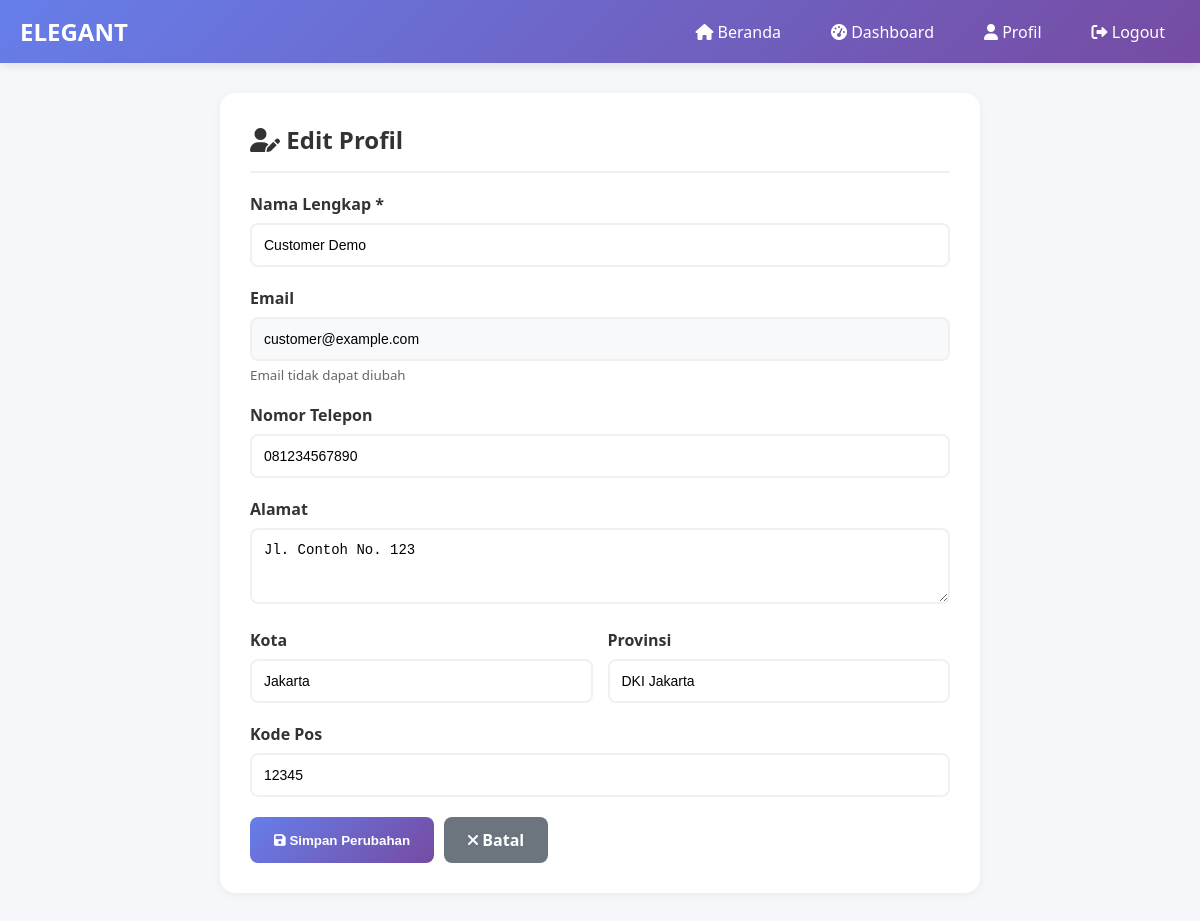
Page /customer/profile.php (signed in) on the committed database.
### tables this page shows
CREATE TABLE customers (
    id INT AUTO_INCREMENT PRIMARY KEY,
    name VARCHAR(100) NOT NULL,
    email VARCHAR(100) UNIQUE NOT NULL,
    phone VARCHAR(20),
    password VARCHAR(255),
    date_of_birth DATE,
    gender ENUM('male', 'female', 'other'),
    address TEXT,
    city VARCHAR(100),
    province VARCHAR(100),
    postal_code VARCHAR(10),
    country VARCHAR(100) DEFAULT 'Indonesia',
    status ENUM('active', 'inactive', 'banned') DEFAULT 'active',
    email_verified BOOLEAN DEFAULT FALSE,
    created_at TIMESTAMP DEFAULT CURRENT_TIMESTAMP,
    updated_at TIMESTAMP DEFAULT CURRENT_TIMESTAMP ON UPDATE CURRENT_TIMESTAMP
);

### customer/profile.php (the view, shortened to what this page needs)
<?php
require_once '../config/database.php';
$stmt = $db->prepare("SELECT * FROM customers WHERE id = ?");
$stmt->execute([$_SESSION['customer_id']]);
$customer = $stmt->fetch();
?>
<!DOCTYPE html>
<html lang="id">
<head>
    <link rel="stylesheet" href="https://cdnjs.cloudflare.com/ajax/libs/font-awesome/6.0.0/css/all.min.css">
</head>
<body>
    <nav class="navbar">
        <div class="nav-container">
            <div class="nav-logo">
                <h2>ELEGANT</h2>
            </div>
            <ul class="nav-menu">
                <li><a href="../index.html" class="nav-link"><i class="fas fa-home"></i> Beranda</a></li>
                <li><a href="dashboard.php" class="nav-link"><i class="fas fa-tachometer-alt"></i> Dashboard</a></li>
                <li><a href="profile.php" class="nav-link"><i class="fas fa-user"></i> Profil</a></li>
                <li><a href="logout.php" class="nav-link"><i class="fas fa-sign-out-alt"></i> Logout</a></li>
            </ul>
        </div>
    </nav>
    <div class="container">
        <div class="card">
            <h2><i class="fas fa-user-edit"></i> Edit Profil</h2>
            <form method="POST">
                <div class="form-group">
                    <label class="form-label">Nama Lengkap *</label>
                    <input type="text" name="name" class="form-control" value="<?php echo htmlspecialchars($customer['name']); ?>" required>
                </div>
                <div class="form-group">
                    <label class="form-label">Email</label>
                    <input type="email" class="form-control" value="<?php echo htmlspecialchars($customer['email']); ?>" readonly style="background: #f8f9fa;">
                    <small style="color: #666; display: block; margin-top: 5px;">Email tidak dapat diubah</small>
                </div>
                <div class="form-group">
                    <label class="form-label">Nomor Telepon</label>
                    <input type="tel" name="phone" class="form-control" value="<?php echo htmlspecialchars($customer['phone'] ?? ''); ?>" placeholder="08xxxxxxxxxx">
                </div>
                <div class="form-group">
                    <label class="form-label">Alamat</label>
                    <textarea name="address" class="form-control" rows="3" placeholder="Alamat lengkap"><?php echo htmlspecialchars($customer['address'] ?? ''); ?></textarea>
                </div>
                <div class="form-row">
                    <div class="form-group">
                        <label class="form-label">Kota</label>
                        <input type="text" name="city" class="form-control" value="<?php echo htmlspecialchars($customer['city'] ?? ''); ?>" placeholder="Nama kota">
                    </div>
                    <div class="form-group">
                        <label class="form-label">Provinsi</label>
                        <input type="text" name="province" class="form-control" value="<?php echo htmlspecialchars($customer['province'] ?? ''); ?>" placeholder="Nama provinsi">
                    </div>
                </div>
                <div class="form-group">
                    <label class="form-label">Kode Pos</label>
                    <input type="text" name="postal_code" class="form-control" value="<?php echo htmlspecialchars($customer['postal_code'] ?? ''); ?>" placeholder="12345">
                </div>
                <div style="display: flex; gap: 10px;">
                    <button type="submit" class="btn btn-primary">
                        <i class="fas fa-save"></i> Simpan Perubahan
                    </button>
                    <a href="dashboard.php" class="btn btn-secondary">
                        <i class="fas fa-times"></i> Batal
                    </a>
                </div>
            </form>
        </div>
    </div>
</body>
</html>

### customer/profile.php (style rules this page uses)
* { margin: 0; padding: 0; box-sizing: border-box; }
body { font-family: 'Segoe UI', Tahoma, Geneva, Verdana, sans-serif; background: #f5f7fa; }
.navbar { background: linear-gradient(135deg, #667eea 0%, #764ba2 100%); padding: 15px 0; box-shadow: 0 2px 10px rgba(0,0,0,0.1); }
.nav-container { max-width: 1200px; margin: 0 auto; padding: 0 20px; display: flex; justify-content: space-between; align-items: center; }
.nav-logo h2 { color: white; font-size: 24px; }
.nav-menu { display: flex; list-style: none; gap: 20px; align-items: center; }
.nav-link { color: white; text-decoration: none; padding: 8px 15px; border-radius: 5px; transition: background 0.3s; }
.container { max-width: 800px; margin: 30px auto; padding: 0 20px; }
.card { background: white; border-radius: 15px; box-shadow: 0 2px 10px rgba(0,0,0,0.05); padding: 30px; margin-bottom: 20px; }
.card h2 { color: #333; margin-bottom: 20px; padding-bottom: 15px; border-bottom: 2px solid #f0f0f0; }
.form-group { margin-bottom: 20px; }
.form-label { display: block; margin-bottom: 8px; color: #333; font-weight: 600; }
.form-control { width: 100%; padding: 12px; border: 2px solid #f0f0f0; border-radius: 8px; font-size: 14px; transition: border-color 0.3s; }
.form-row { display: grid; grid-template-columns: repeat(auto-fit, minmax(200px, 1fr)); gap: 15px; }
.btn { display: inline-block; padding: 12px 24px; border-radius: 8px; text-decoration: none; font-weight: 600; border: none; cursor: pointer; transition: transform 0.3s; }
.btn-primary { background: linear-gradient(135deg, #667eea, #764ba2); color: white; }
.btn-secondary { background: #6c757d; color: white; }

### rows in the picture
customers: name "Customer Demo", email "customer@example.com", phone "081234567890", address "Jl. Contoh No. 123", city "Jakarta", province "DKI Jakarta", postal_code "12345"
